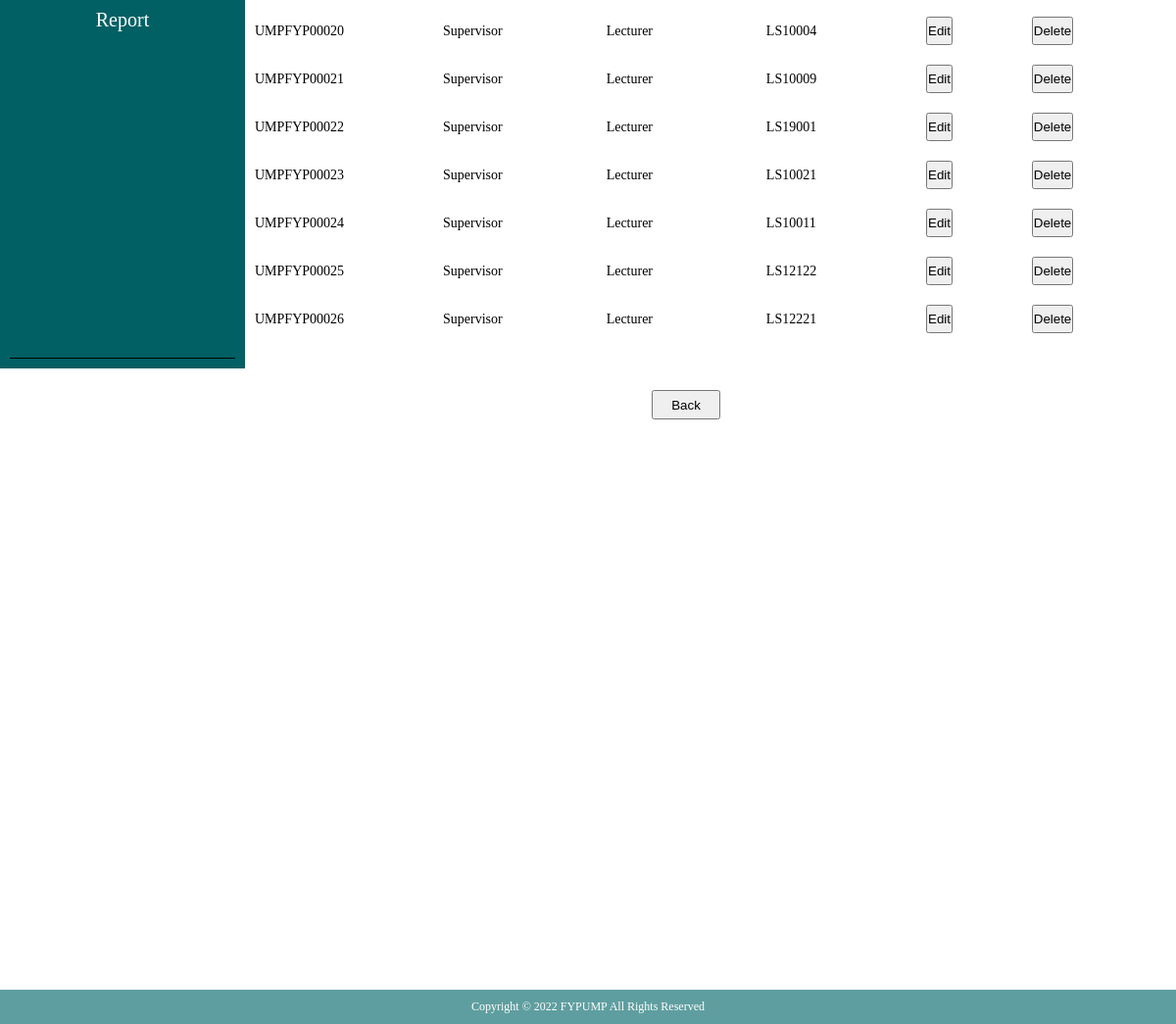
The page /admin/admin.php?home=true (lower part) on the database as committed earlier.
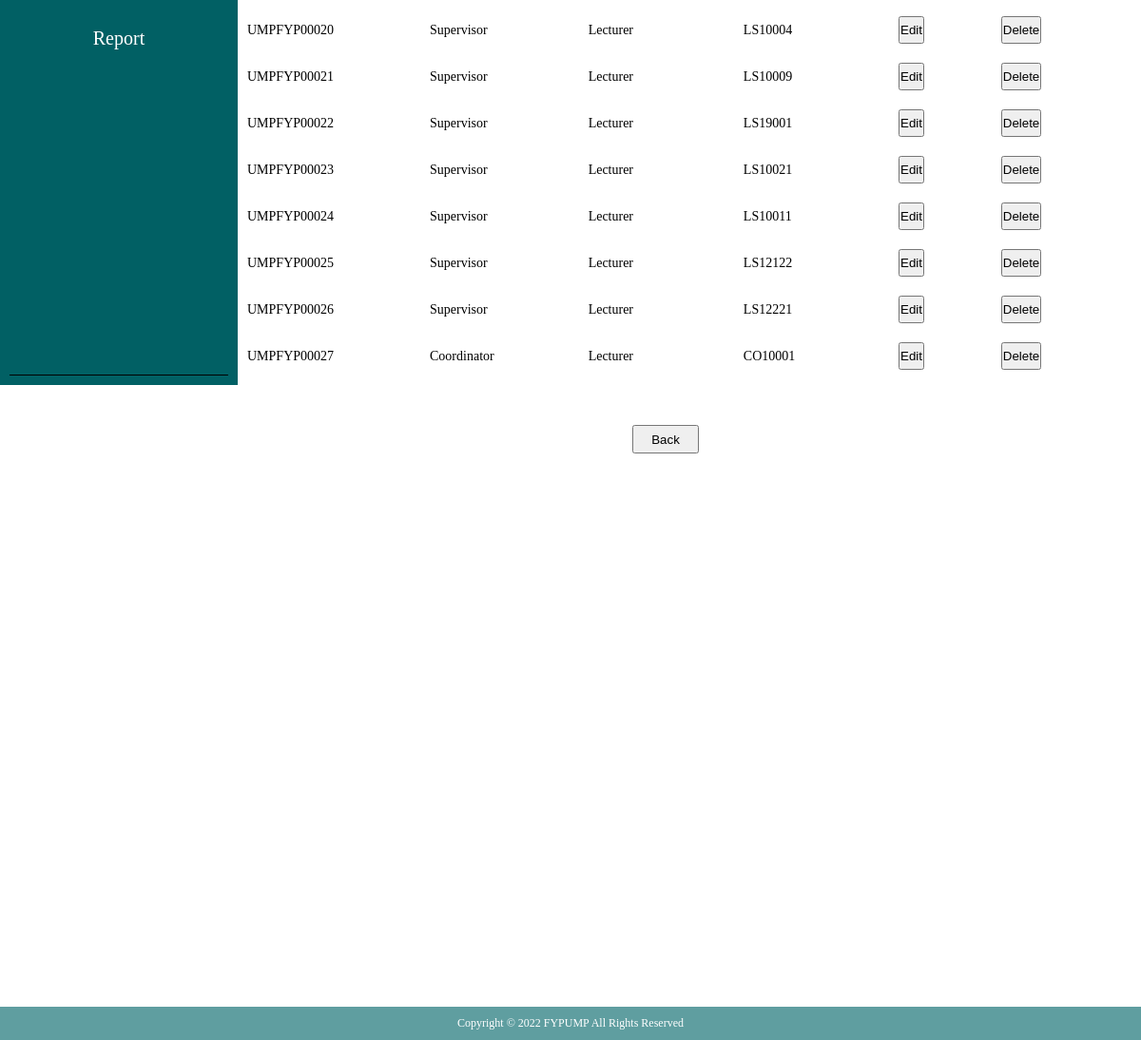
The same page on the database as committed later.
### tables this page shows
CREATE TABLE `userinfo` (
  `userid` int(11) NOT NULL,
  `matricid` varchar(10) NOT NULL,
  `password` varchar(255) NOT NULL,
  `userrole` varchar(11) DEFAULT NULL,
  `usertype` varchar(11) DEFAULT NULL
);

### admin/home.php (the view, shortened to what this page needs)
<?php
include_once "../include/config.php";
$q = mysqli_query($conn, "SELECT * FROM userinfo ORDER BY userid ASC");
$view = mysqli_num_rows($q);
if($view == 0)
{
    $output = 'No Search Result';
}else
{
    echo "<table>";
    while($row = mysqli_fetch_array($q))
    {
        echo "<tr>
            <td>".uId($row).$row['userid']."</td>
            <td>".uRole($row)."</td>
            <td>".uType($row)."</td>
            <td>".$row['matricid']."</td>
            <td>
                <form action='../function/edituser.php' method='post' class='edit'>
                    <input type='text' value='".$row['userid']."' name='userid' style='display:none;'>
                    <input type='submit' value='Edit' name='edit'>
                </form>
            </td>
            <td>
                <form action='../function/deleteuser.php' method='post' class='delete'>
                    <input type='text' value='".$row['userid']."' name='userid' style='display:none;'>
                    <input type='submit' value='Delete' name='delete'>
                </form>
            </td>
            </tr>";
    }
    echo "</table>";
}
function uId($row)
{
    if($row['userid']<10)
    {
        return 'UMPFYP0000';
    }
    else if($row['userid']<100)
    {
        return 'UMPFYP000';
    }
    else if($row['userid']<1000)
    {
        return 'UMPFYP00';
    }
}
function uRole($row)
{
    switch($row['userrole'])
    {
        case 'adm':
            return 'Admin';
            break;
        case 'coo':
            return 'Coordinator';
            break;
        case 'sup':
            return 'Supervisor';
            break;
        case 'eva':
            return 'Evaluator';
            break;
        case 'fyp1':
            return 'FYP1 Student';
            break;
        case 'fyp2':
            return 'FYP2 Student';
            break;
        case 'std':
            return 'Student';
            break;
    }
}
function uType($row)
{
    switch($row['usertype'])
    {
        case 'lec':
            return 'Lecturer';
            break;
        case 'std':
            return 'Student';
            break;
        case 'ext':
            return 'External User';
            break;
    }
}
?>

Rows that differ between the two databases and show on the page:
added userinfo: userid "UMPFYP000", userid "27", userrole "Coordinator", usertype "Lecturer", matricid "CO10001"
